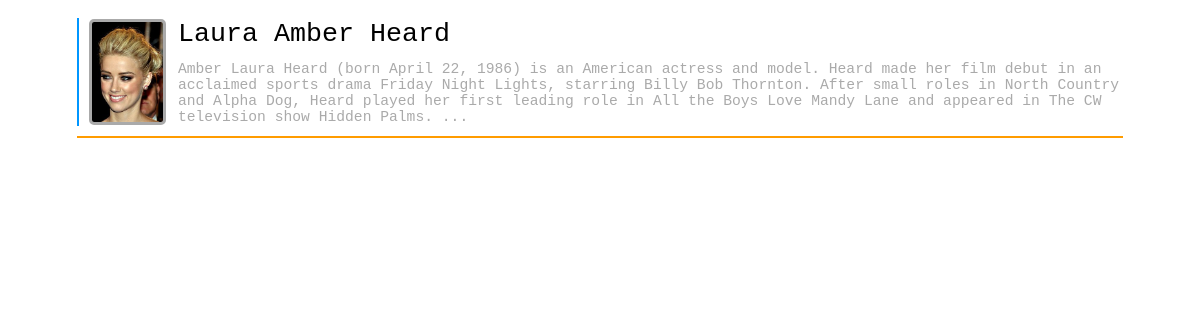
The page /actors.php?cat=3 on the database its author committed.
### tables this page shows
CREATE TABLE actors (id INTEGER PRIMARY KEY AUTOINCREMENT, first TEXT, second TEXT, last TEXT, role TEXT, about TEXT, photo TEXT);

### actors.php (the view, shortened to what this page needs)
<!DOCTYPE HTML PUBLIC "-//W3C//DTD HTML 4.01 Transitional//EN"
        "http://www.w3.org/TR/html4/loose.dtd">
<html lang="ru-RU">
<head>
</head>
<body>
<div align="center">
<table border="0" cellspacing="10" style="min-width:800px; max-width:90%;">
<?php
$dbact = new SQLite3("crimeacasting-actors.db");
$actreq = $dbact -> query("SELECT * FROM actors WHERE role=".$_GET['cat']);
while ( $actrow = $actreq -> fetchArray(SQLITE3_NUM) ){
	print("<tr class='str_".$actrow[0]."'>
	<td rowspan='2' width='70' valign='top' style='border-left:2px solid #0096ff; padding-left:10px;'> <img class='avat' id='img_".$actrow[0]."' src='".$actrow[6]."' height='100'> </td>");
	print("
	<td align='left' class='actorname' style='cursor:pointer' aidnm='".$actrow[0]."'> ".$actrow[2]." ".$actrow[1]." ".$actrow[3]." </td>
	</tr>
	<tr class='str_".$actrow[0]."'>
	<td class='actordata' colspan='2' valign='middle'> " . substr( strip_tags($actrow[5]), 0, 1000). "... </td>
	</tr>
	<tr><td style='border-top:2px solid #ff9c00' colspan='3'></td></tr>
	<tr style='display:none;' id='bio_".$actrow[0]."' title='About / О актёре'><td>
	<table border='0' style='float:left; background:#eee; padding: 0px 5px 0px 0px; margin: 10px; border-radius:5px;'>
	<tr>
		<td rowspan='3' width='70'><img class='avat' src='".$actrow[6]."' height='100'></td>
		<td height='30%'>".$actrow[2]."</td>
	</tr>
	<tr><td height='30%'>".$actrow[1]."</td></tr>
	<tr><td height='30%'>".$actrow[3]."</td></tr>
	</table>
		<div style='padding:10px; font-family:sans-serif; font-size: 11pt;'>".$actrow[5]."</div>
	");
}
?>
</table>
</div>
</body>
</html>

### actors.php (style rules this page uses)
body { font-family: OCRAExtend, monospace; font-stretch: ultra-condensed; }
.actorname { color: #000; font-size:20pt; }
.actordata { color: #aaa; font-size:11pt; }
.avat { border-radius: 5px; border: 3px solid #aaa; }

### rows shown on the page
actors: photo (picture), second "Laura", first "Amber", last "Heard", about "Amber Laura Heard (born April 22, 1986) is an American actress and model. Heard made her film debut in an acclaimed sports drama Friday Night Lights, starring Billy Bob Thornton. After small roles in North Country and Alpha Dog, Heard played her first leading role in All the Boys Love Mandy Lane and appeared in The CW television show Hidden Palms."
